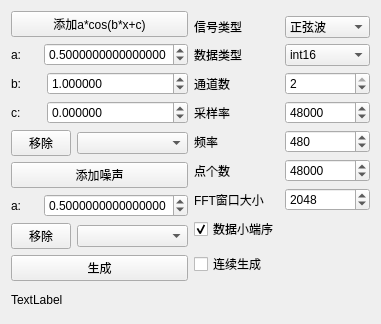
<?xml version="1.0" encoding="UTF-8"?>
<ui version="4.0">
 <class>genSignalWidget</class>
 <widget class="QWidget" name="genSignalWidget">
  <property name="geometry">
   <rect>
    <x>0</x>
    <y>0</y>
    <width>381</width>
    <height>324</height>
   </rect>
  </property>
  <property name="windowTitle">
   <string>Form</string>
  </property>
  <layout class="QVBoxLayout" name="verticalLayout_5">
   <item>
    <layout class="QHBoxLayout" name="horizontalLayout_3">
     <item>
      <layout class="QVBoxLayout" name="verticalLayout_3">
       <item>
        <layout class="QVBoxLayout" name="verticalLayout_11">
         <item>
          <widget class="QPushButton" name="pushButtonadd_3">
           <property name="text">
            <string>添加a*cos(b*x+c)</string>
           </property>
          </widget>
         </item>
         <item>
          <layout class="QHBoxLayout" name="horizontalLayout_31">
           <item>
            <widget class="QLabel" name="label_27">
             <property name="maximumSize">
              <size>
               <width>30</width>
               <height>16777215</height>
              </size>
             </property>
             <property name="text">
              <string>a:</string>
             </property>
            </widget>
           </item>
           <item>
            <widget class="QDoubleSpinBox" name="doubleSpinBox">
             <property name="decimals">
              <number>16</number>
             </property>
             <property name="minimum">
              <double>0.000000000000000</double>
             </property>
             <property name="maximum">
              <double>1.000000000000000</double>
             </property>
             <property name="value">
              <double>0.500000000000000</double>
             </property>
            </widget>
           </item>
          </layout>
         </item>
         <item>
          <layout class="QHBoxLayout" name="horizontalLayout_32">
           <item>
            <widget class="QLabel" name="label_28">
             <property name="maximumSize">
              <size>
               <width>30</width>
               <height>16777215</height>
              </size>
             </property>
             <property name="text">
              <string>b:</string>
             </property>
            </widget>
           </item>
           <item>
            <widget class="QDoubleSpinBox" name="doubleSpinBox_2">
             <property name="decimals">
              <number>6</number>
             </property>
             <property name="minimum">
              <double>-99999999999999996863366107917975552.000000000000000</double>
             </property>
             <property name="maximum">
              <double>99999999999999996863366107917975552.000000000000000</double>
             </property>
             <property name="value">
              <double>1.000000000000000</double>
             </property>
            </widget>
           </item>
          </layout>
         </item>
         <item>
          <layout class="QHBoxLayout" name="horizontalLayout_33">
           <item>
            <widget class="QLabel" name="label_29">
             <property name="maximumSize">
              <size>
               <width>30</width>
               <height>16777215</height>
              </size>
             </property>
             <property name="text">
              <string>c:</string>
             </property>
            </widget>
           </item>
           <item>
            <widget class="QDoubleSpinBox" name="doubleSpinBox_3">
             <property name="decimals">
              <number>6</number>
             </property>
             <property name="minimum">
              <double>-99999999999999996863366107917975552.000000000000000</double>
             </property>
             <property name="maximum">
              <double>99999999999999996863366107917975552.000000000000000</double>
             </property>
             <property name="value">
              <double>0.000000000000000</double>
             </property>
            </widget>
           </item>
          </layout>
         </item>
         <item>
          <layout class="QHBoxLayout" name="horizontalLayout_34">
           <item>
            <widget class="QPushButton" name="pushButton_3">
             <property name="maximumSize">
              <size>
               <width>60</width>
               <height>16777215</height>
              </size>
             </property>
             <property name="text">
              <string>移除</string>
             </property>
            </widget>
           </item>
           <item>
            <widget class="QComboBox" name="comboBox"/>
           </item>
          </layout>
         </item>
        </layout>
       </item>
       <item>
        <layout class="QVBoxLayout" name="verticalLayout_2">
         <item>
          <widget class="QPushButton" name="pushButtonaddzs">
           <property name="text">
            <string>添加噪声</string>
           </property>
          </widget>
         </item>
         <item>
          <layout class="QHBoxLayout" name="horizontalLayout">
           <item>
            <widget class="QLabel" name="label_30">
             <property name="maximumSize">
              <size>
               <width>30</width>
               <height>16777215</height>
              </size>
             </property>
             <property name="text">
              <string>a:</string>
             </property>
            </widget>
           </item>
           <item>
            <widget class="QDoubleSpinBox" name="doubleSpinBoxzs">
             <property name="decimals">
              <number>16</number>
             </property>
             <property name="minimum">
              <double>0.000000000000000</double>
             </property>
             <property name="maximum">
              <double>1.000000000000000</double>
             </property>
             <property name="value">
              <double>0.500000000000000</double>
             </property>
            </widget>
           </item>
          </layout>
         </item>
         <item>
          <layout class="QHBoxLayout" name="horizontalLayout_2">
           <item>
            <widget class="QPushButton" name="pushButtonremovezs">
             <property name="maximumSize">
              <size>
               <width>60</width>
               <height>16777215</height>
              </size>
             </property>
             <property name="text">
              <string>移除</string>
             </property>
            </widget>
           </item>
           <item>
            <widget class="QComboBox" name="comboBoxzs"/>
           </item>
          </layout>
         </item>
        </layout>
       </item>
       <item>
        <widget class="QPushButton" name="pushButton">
         <property name="text">
          <string>生成</string>
         </property>
        </widget>
       </item>
      </layout>
     </item>
     <item>
      <layout class="QVBoxLayout" name="verticalLayout_4">
       <item>
        <layout class="QVBoxLayout" name="verticalLayout">
         <item>
          <layout class="QHBoxLayout" name="horizontalLayout_25">
           <item>
            <widget class="QLabel" name="label_21">
             <property name="text">
              <string>信号类型</string>
             </property>
            </widget>
           </item>
           <item>
            <widget class="QComboBox" name="comboBox_2">
             <item>
              <property name="text">
               <string>正弦波</string>
              </property>
             </item>
             <item>
              <property name="text">
               <string>方波</string>
              </property>
             </item>
             <item>
              <property name="text">
               <string>三角波</string>
              </property>
             </item>
             <item>
              <property name="text">
               <string>锯齿波</string>
              </property>
             </item>
             <item>
              <property name="text">
               <string>白噪声</string>
              </property>
             </item>
            </widget>
           </item>
          </layout>
         </item>
         <item>
          <layout class="QHBoxLayout" name="horizontalLayout_26">
           <item>
            <widget class="QLabel" name="label_22">
             <property name="text">
              <string>数据类型</string>
             </property>
            </widget>
           </item>
           <item>
            <widget class="QComboBox" name="comboBox_3">
             <property name="currentText">
              <string>int16</string>
             </property>
             <property name="currentIndex">
              <number>3</number>
             </property>
             <item>
              <property name="text">
               <string>uint8</string>
              </property>
             </item>
             <item>
              <property name="text">
               <string>int8</string>
              </property>
             </item>
             <item>
              <property name="text">
               <string>uint16</string>
              </property>
             </item>
             <item>
              <property name="text">
               <string>int16</string>
              </property>
             </item>
             <item>
              <property name="text">
               <string>uint32</string>
              </property>
             </item>
             <item>
              <property name="text">
               <string>int32</string>
              </property>
             </item>
             <item>
              <property name="text">
               <string>float</string>
              </property>
             </item>
            </widget>
           </item>
          </layout>
         </item>
         <item>
          <layout class="QHBoxLayout" name="horizontalLayout_27">
           <item>
            <widget class="QLabel" name="label_23">
             <property name="text">
              <string>通道数</string>
             </property>
            </widget>
           </item>
           <item>
            <widget class="QSpinBox" name="spinBox">
             <property name="minimum">
              <number>1</number>
             </property>
             <property name="maximum">
              <number>2</number>
             </property>
             <property name="value">
              <number>2</number>
             </property>
            </widget>
           </item>
          </layout>
         </item>
         <item>
          <layout class="QHBoxLayout" name="horizontalLayout_28">
           <item>
            <widget class="QLabel" name="label_24">
             <property name="text">
              <string>采样率</string>
             </property>
            </widget>
           </item>
           <item>
            <widget class="QSpinBox" name="spinBox_2">
             <property name="minimum">
              <number>1</number>
             </property>
             <property name="maximum">
              <number>2100000000</number>
             </property>
             <property name="value">
              <number>48000</number>
             </property>
            </widget>
           </item>
          </layout>
         </item>
         <item>
          <layout class="QHBoxLayout" name="horizontalLayout_29">
           <item>
            <widget class="QLabel" name="label_25">
             <property name="text">
              <string>频率</string>
             </property>
            </widget>
           </item>
           <item>
            <widget class="QSpinBox" name="spinBox_3">
             <property name="minimum">
              <number>1</number>
             </property>
             <property name="maximum">
              <number>2100000000</number>
             </property>
             <property name="value">
              <number>480</number>
             </property>
            </widget>
           </item>
          </layout>
         </item>
         <item>
          <layout class="QHBoxLayout" name="horizontalLayout_30">
           <item>
            <widget class="QLabel" name="label_26">
             <property name="text">
              <string>点个数</string>
             </property>
            </widget>
           </item>
           <item>
            <widget class="QSpinBox" name="spinBox_4">
             <property name="minimum">
              <number>1</number>
             </property>
             <property name="maximum">
              <number>2100000000</number>
             </property>
             <property name="value">
              <number>48000</number>
             </property>
            </widget>
           </item>
          </layout>
         </item>
         <item>
          <layout class="QHBoxLayout" name="horizontalLayout_40">
           <item>
            <widget class="QLabel" name="label_36">
             <property name="text">
              <string>FFT窗口大小</string>
             </property>
            </widget>
           </item>
           <item>
            <widget class="QSpinBox" name="spinBoxfft">
             <property name="minimum">
              <number>1</number>
             </property>
             <property name="maximum">
              <number>2100000000</number>
             </property>
             <property name="value">
              <number>2048</number>
             </property>
            </widget>
           </item>
          </layout>
         </item>
         <item>
          <widget class="QCheckBox" name="checkBox">
           <property name="text">
            <string>数据小端序</string>
           </property>
           <property name="checked">
            <bool>true</bool>
           </property>
          </widget>
         </item>
        </layout>
       </item>
       <item>
        <widget class="QCheckBox" name="checkBox_2">
         <property name="text">
          <string>连续生成</string>
         </property>
        </widget>
       </item>
      </layout>
     </item>
    </layout>
   </item>
   <item>
    <widget class="QLabel" name="label">
     <property name="text">
      <string>TextLabel</string>
     </property>
    </widget>
   </item>
  </layout>
 </widget>
 <resources/>
 <connections/>
</ui>
